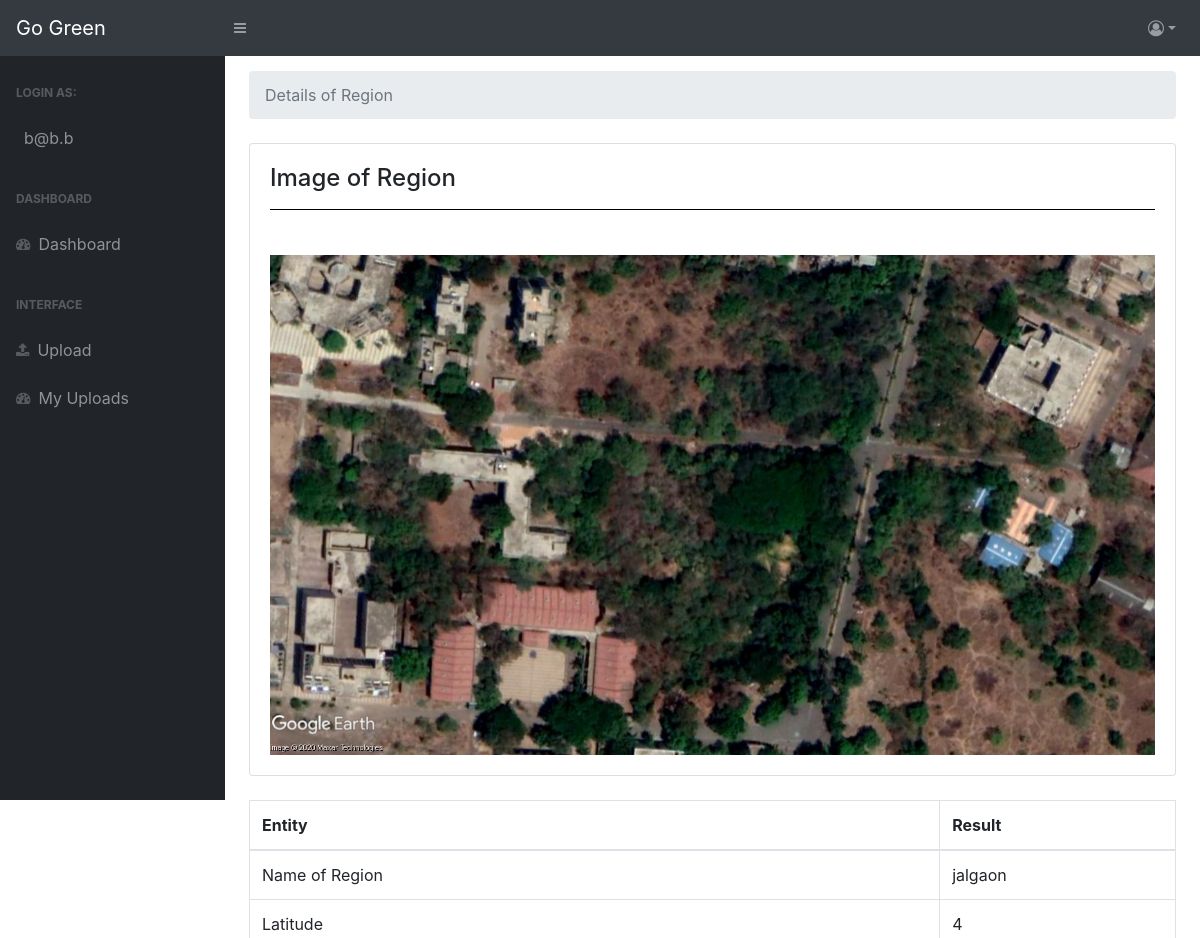
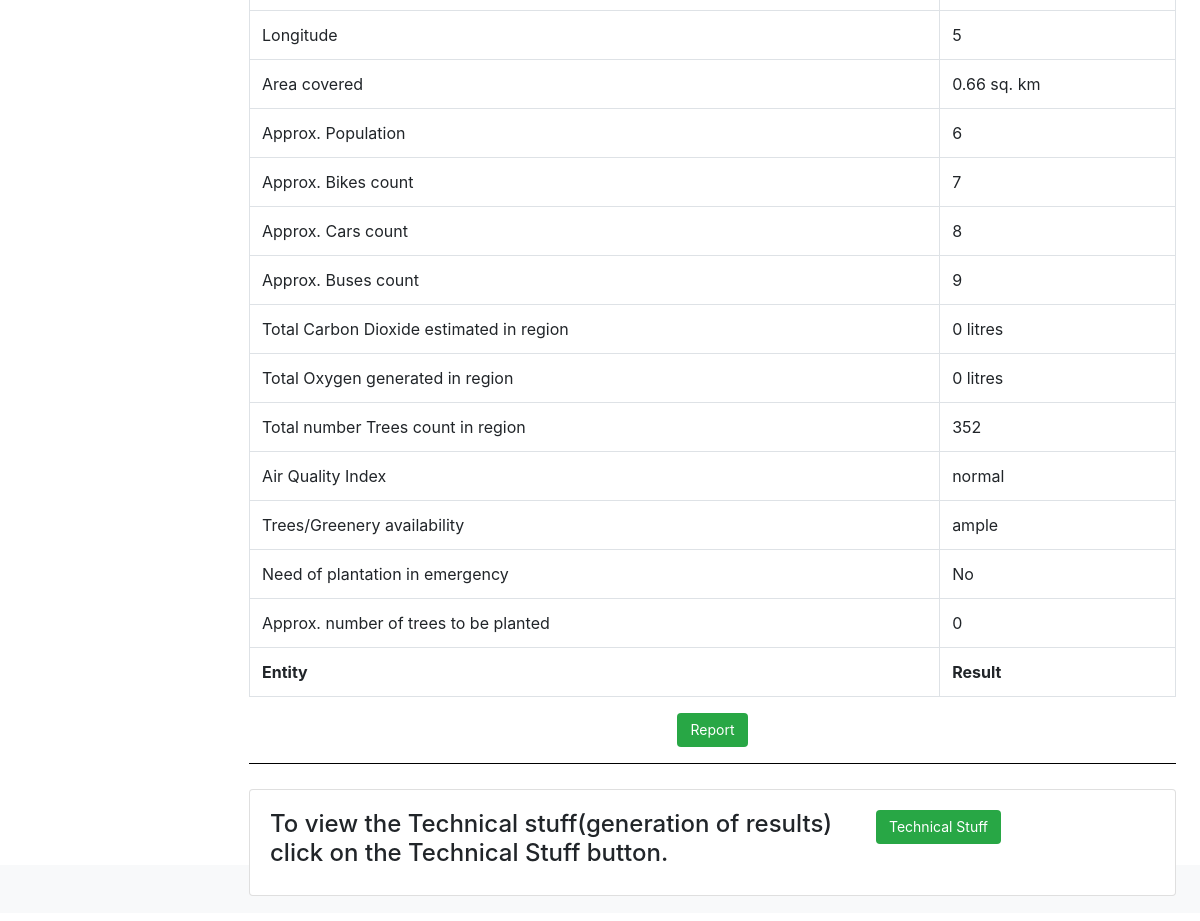
/details/1 (signed in), run on the app's committed database (2 pictures, top to bottom).
### app.py (models this page shows)
class User(UserMixin,db.Model):
    id = db.Column(db.Integer,primary_key=True,autoincrement=True)
    username = db.Column(db.String(200), unique=True, nullable=False)
    email = db.Column(db.String(200), unique=True, nullable=False)
    password = db.Column(db.String(200))

class Imagee(db.Model):
    id = db.Column(db.Integer,primary_key=True,autoincrement=True)
    username = db.Column(db.String(200),nullable=False)
    email = db.Column(db.String(200),nullable=False)
    path = db.Column(db.String(200),nullable=False)
    place = db.Column(db.String(200),nullable=False)
    latitude = db.Column(db.String(200), nullable=False)
    longitude = db.Column(db.String(200), nullable=False)
    population = db.Column(db.String(200), nullable=False)
    bikes = db.Column(db.String(200), nullable=False)
    car = db.Column(db.String(200), nullable=False)
    bus = db.Column(db.String(200), nullable=False)
    mask = db.Column(db.String(200), nullable=False)
    counter = db.Column(db.String(200), nullable=False)
    carbon = db.Column(db.String(200), nullable=False)
    oxygen = db.Column(db.String(200), nullable=False)
    trees = db.Column(db.String(200), nullable=False)
    aqi = db.Column(db.String(200), nullable=False)
    greenery = db.Column(db.String(200), nullable=False)
    plantation = db.Column(db.String(200), nullable=False)
    planted = db.Column(db.String(200), nullable=False)

### app.py (the view)
@app.route('/details/<id>',methods=['GET'])
@login_required
def get_details(id):
    information = Imagee.query.filter_by(id=id).first()
    return render_template('details.html',information=information)

### app.py (called while the page is built)
@login_manager.user_loader
def get(id):
    return User.query.get(id)

### templates/details.html (shortened to what this page needs)
<!DOCTYPE html>
<html lang="en">
<head>
<link rel='stylesheet' href='https://cdnjs.cloudflare.com/ajax/libs/font-awesome/4.7.0/css/font-awesome.css'>
<link rel='stylesheet' href='https://cdnjs.cloudflare.com/ajax/libs/twitter-bootstrap/4.1.1/css/bootstrap.css'>
<link rel='stylesheet' href='https://cdn.datatables.net/1.10.19/css/dataTables.bootstrap4.min.css'>
<link rel='stylesheet' href='https://cdn.datatables.net/buttons/1.5.2/css/buttons.bootstrap4.min.css'>
<link href="http://127.0.0.1:5000/static/css/styles.css" rel="stylesheet" />
<link href="https://cdn.datatables.net/1.10.20/css/dataTables.bootstrap4.min.css" rel="stylesheet" />
</head>
<body class="sb-nav-fixed">
        <nav class="sb-topnav navbar navbar-expand navbar-dark bg-dark">
            <a class="navbar-brand" href="/home">Go Green</a><button class="btn btn-link btn-sm order-1 order-lg-0" id="sidebarToggle" href="#"><i class="fa fa-bars" aria-hidden="true"></i></button>
            <ul class="navbar-nav ml-auto ml-md-0">
                <li class="nav-item dropdown">
                    <a class="nav-link dropdown-toggle" id="userDropdown" href="#" role="button" data-toggle="dropdown" aria-haspopup="true" aria-expanded="false"><i class="fa fa-user-circle-o" aria-hidden="true"></i></a>
                </li>
            </ul>
        </nav>
        <div id="layoutSidenav">
            <div id="layoutSidenav_nav">
                <nav class="sb-sidenav accordion sb-sidenav-dark" id="sidenavAccordion">
                    <div class="sb-sidenav-menu">
                        <div class="nav">
                            <div class="sb-sidenav-menu-heading">Login as:</div>
                            <a class="nav-link"><div class="sb-nav-link-icon"></div>{{current_user.email}}</a>
                            <div class="sb-sidenav-menu-heading">Dashboard</div>
                            <a class="nav-link" href="/home"><div class="sb-nav-link-icon"><i class="fa fa-tachometer"></i></div>Dashboard</a>
                            <div class="sb-sidenav-menu-heading">Interface</div>
                                <a class="nav-link" href="/upload"><div class="sb-nav-link-icon"><i class="fa fa-upload" aria-hidden="true"></i></div>Upload</a>
                                <a class="nav-link" href="/myuploads"><div class="sb-nav-link-icon"><i class="fa fa-tachometer"></i></div>My Uploads</a>
                    </div>
                </nav>
            </div>
            <div id="layoutSidenav_content">
                <main>
                    <div class="container-fluid">
                        <div id="example">
                        <ol class="breadcrumb mb-4" style="margin-top: 15px;">
                            <li class="breadcrumb-item active">Details of Region</li>
                        </ol>
<div class="card mb-4">
    <div class="card-body"><h4>Image of Region</h4><hr style="background-color: black;margin-bottom: 5px;"></div>
    <div class="card-body">
        <div class="row">
            <div class="col-sm-12"><img src="http://127.0.0.1:5000/{{information.path}}" class="img-fluid" style="height: 500px;width: 1200px;"></div>
        </div>
    </div>
</div>
<table class="table table-bordered" style="width:100%">
<thead>
<tr>
<th>Entity</th>
<th>Result</th>
</tr>
</thead>
<tbody>
<tr>
<td>Name of Region</td>
<td>{{information.place}}</td>
</tr>
<tr>
<td>Latitude</td>
<td>{{information.latitude}}</td>
</tr>
<tr>
<td>Longitude</td>
<td>{{information.longitude}}</td>
</tr>
<tr>
<td>Area covered</td>
<td>0.66 sq. km</td>
</tr>
<tr>
<td>Approx. Population</td>
<td>{{information.population}}</td>
</tr>
<tr>
<td>Approx. Bikes count</td>
<td>{{information.bikes}}</td>
</tr>
<tr>
<td>Approx. Cars count</td>
<td>{{information.car}}</td>
</tr>
<tr>
<td>Approx. Buses count</td>
<td>{{information.bus}}</td>
</tr>
<tr>
<td>Total Carbon Dioxide estimated in region</td>
<td>{{information.carbon}} litres</td>
</tr>
<td>Total Oxygen generated in region</td>
<td>{{information.oxygen}} litres</td>
<td>Total number Trees count in region</td>
<td>{{information.trees}}</td>
<tr>
<td>Air Quality Index</td>
<td>{{information.aqi}}</td>
</tr>
<tr>
<td>Trees/Greenery availability</td>
<td>{{information.greenery}}</td>
</tr>
<tr>
<td>Need of plantation in emergency</td>
<td>{{information.plantation}}</td>
</tr>
<tr>
<td>Approx. number of trees to be planted</td>
<td>{{information.planted}}</td>
</tr>
</tbody>
<tfoot>
<tr>
<th>Entity</th>
<th>Result</th>
</tr>
</tfoot>
</table>
</div>
                        <div class="text-center">
<input type="button" class="btn btn-success" value="Report" onclick="printDiv()">
                        </div>
<hr style="background-color: black;">
<div class="card" style="margin-top :25px;margin-bottom: 25px;">
    <div class="card-body">
        <div class="row">
            <div class="col-sm-8"><h4>To view the Technical stuff(generation of results) click on the Technical Stuff button.</h4></div>
            <div class="col-sm-4"><a href="/techstuff/{{information.id}}" type="button" class="btn btn-success">Technical Stuff</a></div>
        </div>
    </div>
</div>
</div>
</div>
</div>
    </body>
</html>

### templates/details.html (style rules this page uses)
a { color: #337ab7; text-decoration: none; }
i { margin-bottom:4px; }
.btn { display: inline-block; font-size: 14px; font-weight: 400; line-height: 1.42857143; text-align: center; white-space: nowrap; vertical-align: middle; cursor: pointer; user-select: none; background-image: none; border: 1px solid transparent; border-radius: 4px; }

### data on the page
User: email "b@b.b"
Imagee: path (picture), place "jalgaon", latitude "4", longitude "5", population "6", bikes "7", car "8", bus "9", carbon "0", oxygen "0", trees "352", aqi "normal", greenery "ample", plantation "No", planted "0"
